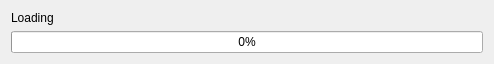
<?xml version="1.0" encoding="UTF-8"?>
<ui version="4.0">
 <class>ProgressBarWidgetClass</class>
 <widget class="QWidget" name="ProgressBarWidgetClass">
  <property name="geometry">
   <rect>
    <x>0</x>
    <y>0</y>
    <width>494</width>
    <height>60</height>
   </rect>
  </property>
  <property name="windowTitle">
   <string>ProgressBarWidget</string>
  </property>
  <layout class="QVBoxLayout" name="PBWVerticalLayout">
   <item>
    <widget class="QLabel" name="_PBWDisplayText">
     <property name="text">
      <string>Loading</string>
     </property>
    </widget>
   </item>
   <item>
    <widget class="QProgressBar" name="_PBWProgressBar">
     <property name="value">
      <number>0</number>
     </property>
    </widget>
   </item>
  </layout>
 </widget>
 <layoutdefault spacing="6" margin="11"/>
 <resources/>
 <connections/>
</ui>
